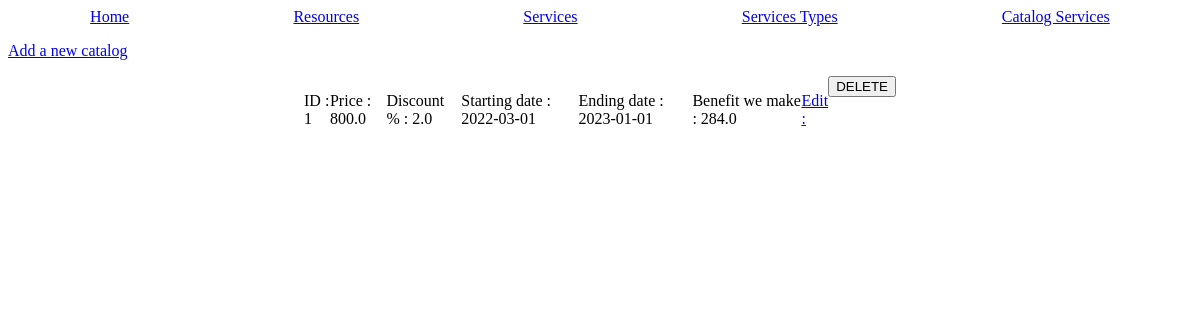
The app's page /catalog-services, older data.
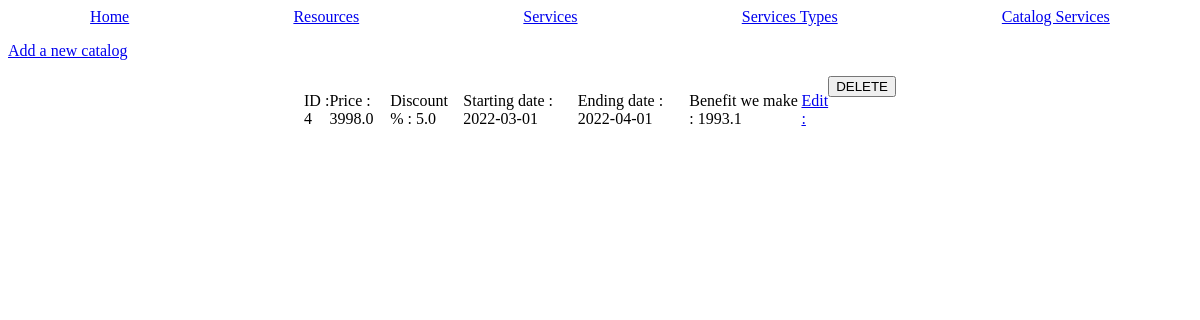
The same page, newer data.
### tables this page shows
CREATE TABLE "catalog_services" (
	"service_id"	INTEGER NOT NULL,
	"id"	INTEGER UNIQUE,
	"starting_date"	TEXT NOT NULL,
	"ending_date"	TEXT NOT NULL,
	"discount_percentage"	REAL,
	"price"	REAL NOT NULL,
	PRIMARY KEY("id" AUTOINCREMENT),
	FOREIGN KEY("service_id") REFERENCES "services"("id")
);

### main.py (the view, shortened to what this page needs)
@app.route('/catalog-services', methods = ['POST', 'GET'])
def catalog_services():
    data_catalogs = utils.getRowsFromDb('SELECT * from catalog_services');
    for data_catalog in data_catalogs:
        data_catalog['benefit'] = data_catalog['price'] * (100 - data_catalog['discount_percentage'])/100
        data_resources_per_service = utils.getRowsFromDb('SELECT * from resources_per_service WHERE service_id = ?', (data_catalog['service_id'],));
        for data_resource_per_service in data_resources_per_service:
            data_resources = utils.getRowsFromDb('SELECT * from resources WHERE id = ?', (data_resource_per_service['resource_id'],));
            for data_resource in data_resources:
                if(data_resource['id'] == data_resource_per_service['resource_id']):
                    data_catalog['benefit'] -= data_resource['price'] * data_resource_per_service['quantity'];
        data_catalog['benefit'] = float("{:.2f}".format(data_catalog['benefit']));
    return render_template('catalog-services.html.jinja', catalogs=data_catalogs);

### utils.py (called while the page is built)
def dictFactory(cursor, row) -> dict:
    d = {};
    for idx, col in enumerate(cursor.description):
        d[col[0]] = row[idx];
    return d;

def connectDb(path : str = 'db/db.db') -> sqlite3.Connection:
    db = None;
    try:
        db = sqlite3.connect(path);
        db.row_factory = dictFactory;
    except Exception as err:
        flash("Can't connect do database " + str(err), 'error');
    return db;

def getRowsFromDb(request : str, values : tuple = None) -> dict:
    elementsFromDb : dict = None
    try:
        db = connectDb();
        cursor = db.cursor();
        if(type(values) is tuple):
            elementsFromDb = cursor.execute(request, values).fetchall();
        else:
            elementsFromDb = cursor.execute(request).fetchall();
        db.close();
    except Exception as err:
        flash("Can't execute SQL request " + str(err), 'error')
    return elementsFromDb;

### templates/catalog-services.html.jinja (shortened to what this page needs)
{% extends "base.html.jinja" %}
{% block content %}
<a href="/add-catalog-service"><p>Add a new catalog</p></a>
{% if catalogs|length > 0 %}
{% for catalog in catalogs %}
    <div class="item">
        <div>
            <p>ID : {{catalog['id']}}</p>
        </div>
        <div>
            <p>Price : {{catalog['price']}}</p>
        </div>
        <div>
            <p>Discount % : {{catalog['discount_percentage']}}</p>
        </div>
        <div>
            <p>Starting date : {{catalog['starting_date']}}</p>
        </div>
        <div>
            <p>Ending date : {{catalog['ending_date']}}</p>
        </div>
        <div>
            <p>Benefit we make : {{catalog['benefit']}}
        </div>
        <div>
            <a href="catalog-service/{{catalog['id']}}"><p>Edit :</p></A>
        </div>
        <form action="/catalog-services" method="POST">
            <input type="submit" value="DELETE" name="delete_catalog_service">
        </form>
    </div>
{% endfor %}
{% else %}
<p>No catalogs at all, you can create one.</p>
{% endif%}
{% endblock %}

Row changes from the older to the newer data that the page shows:
removed catalog_services: id "1", price "800.0", discount_percentage "2.0", starting_date "2022-03-01", ending_date "2023-01-01", benefit "284.0"
added catalog_services: id "4", price "3998.0", discount_percentage "5.0", starting_date "2022-03-01", ending_date "2022-04-01", benefit "1993.1"
